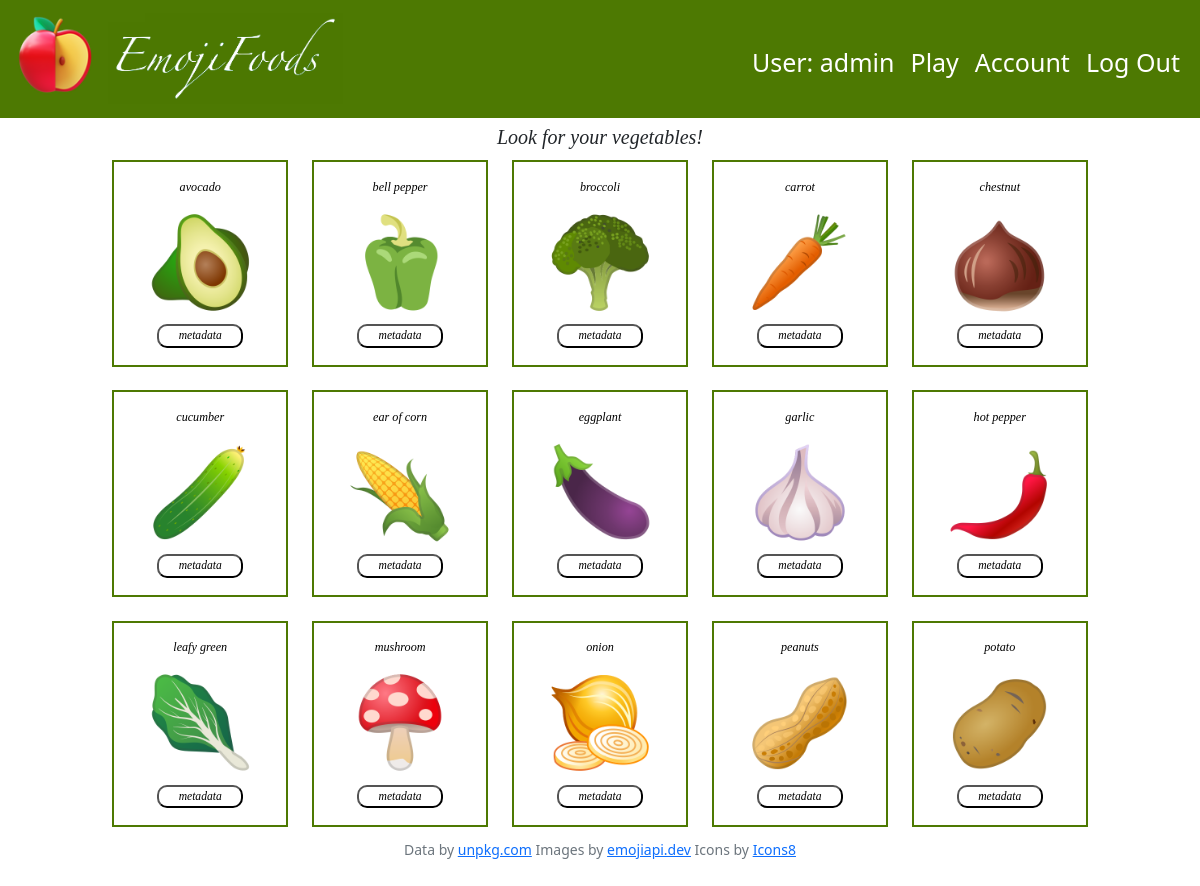
Page /vegetable (signed in) on the committed database.
### tables this page shows
CREATE TABLE users (
user_id INTEGER PRIMARY KEY,
username TEXT UNIQUE,
password TEXT
);

CREATE TABLE emojis (emoji_id INTEGER PRIMARY KEY, codes TEXT,    name TEXT, img_name TEXT, char TEXT, subgroup TEXT);

### app.py (the view)
@app.route("/vegetable")
@login_required
def vegetable():
    user_id = session["user_id"]
    username = db.execute("SELECT username FROM users WHERE user_id = ?", user_id)[0]["username"]
    list_vegetable = db.execute("SELECT * FROM emojis WHERE subgroup = ? ORDER BY name", "food-vegetable")
    return render_template("vegetable.html", list_subgroup=list_vegetable, username=username)

### app.py (called while the page is built)
@app.after_request
def after_request(response):
    response.headers["Cache-Control"] = "no-cache, no-store, must-revalidate"
    response.headers["Expires"] = 0
    response.headers["Pragma"] = "no-cache"
    return response

### helpers.py (called while the page is built)
def login_required(f):
    @wraps(f)
    def decorated_function(*args, **kwargs):
        if session.get("user_id") is None:
            return redirect("/login")
        return f(*args, **kwargs)
    return decorated_function

### templates/vegetable.html (shortened to what this page needs)
{% extends "layout.html" %}
{% block main %}
    <h2 id="headers">Look for your vegetables!</h2>
    <div class="items-container">
        {% for item in list_subgroup %}
            <div class="items-cols">
                <p class="emoji-name">{{ item["name"] }}</p>
                <img class="image-sell" src="/static/images_food/{{ item['img_name'] }}" alt="/static/images/{{ item['img_name'] }}">
                <form action="/metadata" method="post">
                    <button type="submit" class="info-btn" name="submit_meta" value="{{ item['codes'] }}">metadata</button>
                </form>
            </div>
        {% endfor %}
    </div>
{% endblock %}

### templates/layout.html (shortened to what this page needs)
<!DOCTYPE html>
<html lang="en">
    <head>
        <link href="https://cdn.jsdelivr.net/npm/bootstrap@5.1.3/dist/css/bootstrap.min.css" rel="stylesheet">
        <link href="/static/styles.css" rel="stylesheet">
    </head>
    <body>
        <nav class="navbar navbar-expand-md navbar-light" id="signer">
            <div class="container-fluid">
                <a class="navbar-brand" href="/">
                    <img id="emojiimage"src="/static/images_design/apple.png">
                    <img id="emojisign" src="/static/images_design/emojifoods.png">
                </a>
                <div class="collapse navbar-collapse" id="navbar">
                    {% if session["user_id"] %}
                        <ul class="navbar-nav ms-auto mt-2">
                            <li class="nav-item"><a class="nav-link">User: {{ username }}</a></li>
                            <li class="nav-item"><a class="nav-link" href="/play">Play</a></li>
                            <li class="nav-item"><a class="nav-link" href="/account">Account</a></li>
                            <li class="nav-item"><a class="nav-link" href="/logout">Log Out</a></li>
                        </ul>
                    {% else %}
                        <ul class="navbar-nav ms-auto mt-2">
                            <li class="nav-item"><a class="nav-link" href="/register">Register</a></li>
                            <li class="nav-item"><a class="nav-link" href="/login">Log In</a></li>
                        </ul>
                    {% endif %}
                </div>
            </div>
        </nav>
        <main>
            <div class="container-fluid pt-2">
                {% block main %}{% endblock %}
            </div>
        </main>
        <footer class="mb-5 small text-center text-muted">
            Data by <a href="https://unpkg.com/emoji.json@14.0.0/emoji.json">unpkg.com</a>
            Images by <a href="https://emojiapi.dev/">emojiapi.dev</a>
            Icons by <a target="_blank" href="https://icons8.com">Icons8</a>
        </footer>
    </body>
</html>

### static/styles.css (style rules this page uses)
#navbar .nav-link { font-size: 25px; color: #FFFFFF; }
nav .navbar-brand { font-size: xx-large; }
#signer { background-color: #4D7902; }
#emojiimage { width: 13%; object-fit: cover; }
#emojisign { width: 35%; object-fit: cover; }
.container-fluid { margin-right: auto; margin-left: auto; }
#headers { font: italic 150% Georgia; font-size: calc(0.5rem + 1vw); text-align: center; margin: auto; }
.emoji-name { width: 100%; float: right; margin-top: 10%; font: italic 100% Georgia; font-size: calc(0.01rem + 1vw); text-align: center; }
.image-sell { display: block; width: 60%; margin-left: auto; margin-right: auto; margin-bottom: 6%; }
.items-container { width: 100%; display: flex; flex-wrap: wrap; justify-content: center; }
.items-container>* { flex: 0 0 15%; }
.items-cols { background-color: #FFFFFF; border: 2px solid #4D7902; color: black; margin: 1% 1% 1% 1%; cursor: default; width: 15%; }
.info-btn { display: flex; width: 50%; height: 12%; margin-left: auto; margin-right: auto; margin-bottom: 10%; background-color:#FFFFFF; border-radius: 10px; justify-content: center; font-size: calc(0.35rem + 0.5vw); font-family: georgia; font-style: italic; }

### rows in the picture
users: username "admin"
emojis: name "avocado", img_name (picture)
emojis: name "bell pepper", img_name (picture)
emojis: name "broccoli", img_name (picture)
emojis: name "carrot", img_name (picture)
emojis: name "chestnut", img_name (picture)
emojis: name "cucumber", img_name (picture)
emojis: name "ear of corn", img_name (picture)
emojis: name "eggplant", img_name (picture)
emojis: name "garlic", img_name (picture)
emojis: name "hot pepper", img_name (picture)
emojis: name "leafy green", img_name (picture)
emojis: name "mushroom", img_name (picture)
emojis: name "onion", img_name (picture)
emojis: name "peanuts", img_name (picture)
emojis: name "potato", img_name (picture)
